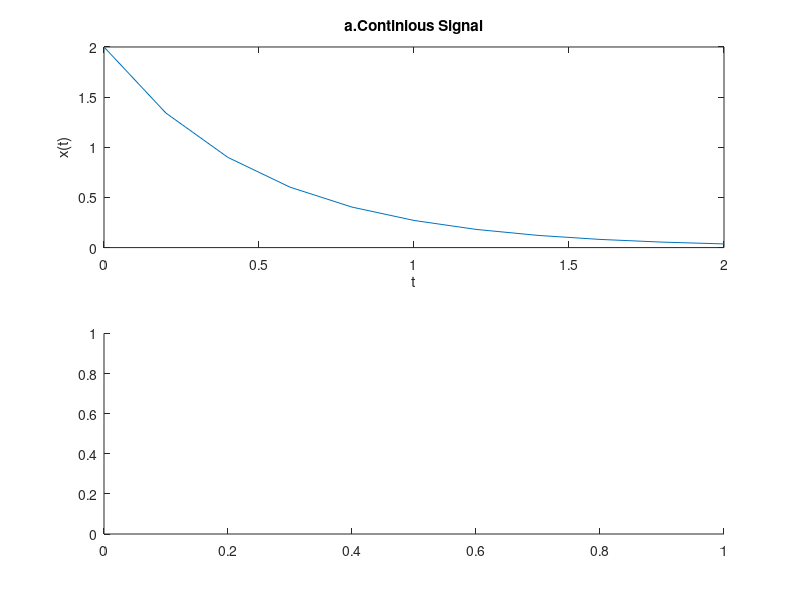

This chart was generated by the following MATLAB code: (Note: this script raises an error after producing the figure.)
%%
clc;                 % Clear Command Window
clear all;           % Clear Workspace
close all;           % Close All Windows (figures)

T = 0.2;
t = 0:T:2;
x_t = 2*exp(-2*t);

n = 0:length(t)-1; % Sample index
t = n*T;
x_n = 2*exp(-2*n*T);


subplot(2,1,1);
plot(t,x_t);
xlabel('t');
ylabel('x(t)'); 
title('a.Continious Signal')



subplot(2,1,2);
stem(n,x_n, "filled", LineWidth=2);
xlabel('n');
ylabel('x(n)');
title('b.Discrete Signal')

%%
clc;                 % Clear Command Window
clear all;           % Clear Workspace
close all;           % Close All Windows (figures)

T = 0.2;
t = 0:T:2;
x_t = sin(7*t) +sin(10*t);
n = 0:length(t)-1;
x_n = sin(7*n*T) +sin(10*n*T);

subplot(2,1,1);
plot(t,x_t);
xlabel('t');
ylabel('x(t)');
title('a.Continious Signal')

subplot(2,1,2);
stem(n,x_n, "filled");
xlabel('n');
ylabel('x(n)');
title('b.Discrete Signal')

%%
clc;
clear all;
close all;

t = -1:0.1:1;
n = 0:length(t)-1;
x_t = exp(-(t.^2)/2);
subplot(2,1,1);
plot(t,x_t);
grid on;
xlabel('Time(t)');
ylabel('Amplitude');
title("Continious Time Signal")

subplot(2,1,2);
stem(n,x_t, "filled", LineWidth=2);
grid on;
xlabel('n');
ylabel('Amplitude');
title("Discrete Time Signal")
